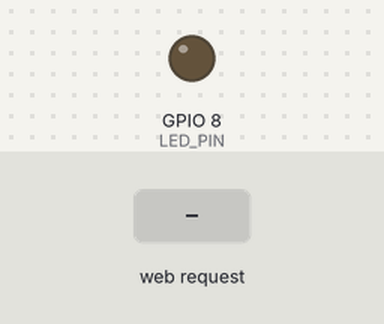
Recording of a sketch running on a simulated ESP32-S3. Parts: output pins drawn as LEDs (lit = HIGH). The test bench sets the inputs (shaded band). WiFi joins after 1.5 s; servers stay silent unless stated; what the sketch prints to the serial monitor is not drawn.

Above: at 4.7 s.
4.8 s: HTTP request GET /H received
At 5.9 s:
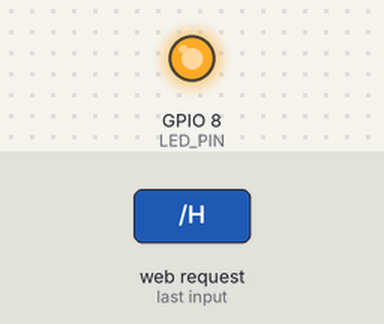
6.3 s: HTTP request GET /L received
At 7.0 s:
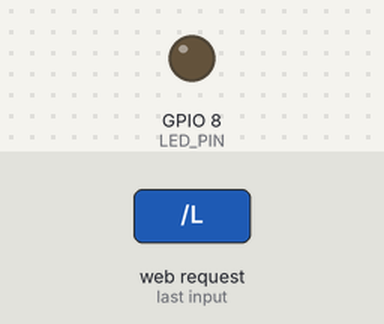
Timing chart, 0 to 9.3 s (numbered marks = the images above; inputs shaded):
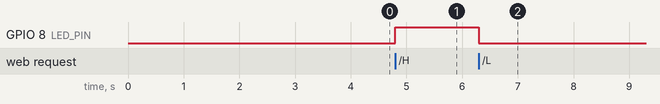

Measured:
- after the input at 4.8 s, GPIO 8 (LED_PIN): LOW → HIGH at once
- after the input at 6.3 s, GPIO 8 (LED_PIN): HIGH → LOW at once

The sketch:

Lolin32_SimpleWiFiServer.ino
```cpp
/*
 WiFi Web Server LED Blink

 A simple web server that lets you blink an LED via the web.
 This sketch will print the IP address of your WiFi Shield (once connected)
 to the Serial monitor. From there, you can open that address in a web browser
 to turn on and off the LED on pin 5.

 If the IP address of your shield is yourAddress:
 http://yourAddress/H turns the LED on
 http://yourAddress/L turns it off

 This example is written for a network using WPA2 encryption. For insecure
 WEP or WPA, change the Wifi.begin() call and use Wifi.setMinSecurity() accordingly.

 Circuit:
 * WiFi shield attached
 * LED attached to pin 5

 created for arduino 25 Nov 2012
 by Tom Igoe

ported for sparkfun esp32
31.01.2017 by Jan Hendrik Berlin

 */

#include <Arduino.h>
#include <WiFi.h>

// ---------- WiFi ----------
const char* ssid = "ASUS_98_2G";
const char* password = "LiDoDa#959285$";
//#define LED_PIN 22
#define LED_PIN 8

NetworkServer server(80);

void setup() {
  int inByte = 0;        // incoming serial byte
  Serial.begin(115200);

  delay(2000);
  pinMode(LED_PIN, OUTPUT);  // set the LED pin mode

  delay(10);

  // We start by connecting to a WiFi network

  Serial.println();
  Serial.println();
  Serial.print("Connecting to ");
  Serial.println(ssid);

  int nr = 500;

  for(int i = 0; i < nr; i++) {
    bool connected = false;
    WiFi.begin(ssid, password);
    unsigned long ts = millis();

    while (millis() - ts < 5000) {
      if (WiFi.status() == WL_CONNECTED) {
        connected = true;
        break;
      }
      delay(500);
      Serial.print(i);
      Serial.print(".");
    }

    if (connected)
      break;
    else {
      WiFi.reconnect();
      delay(2000);
    }


  }

  Serial.println("");
  Serial.println("WiFi connected.");
  Serial.println("IP address: ");
  Serial.println(WiFi.localIP());

  server.begin();
}

void loop() {
  NetworkClient client = server.accept();  // listen for incoming clients

  if (client) {                     // if you get a client,
    Serial.println("New Client.");  // print a message out the serial port
    String currentLine = "";        // make a String to hold incoming data from the client
    while (client.connected()) {    // loop while the client's connected
      if (client.available()) {     // if there's bytes to read from the client,
        char c = client.read();     // read a byte, then
        Serial.write(c);            // print it out the serial monitor
        if (c == '\n') {            // if the byte is a newline character

          // if the current line is blank, you got two newline characters in a row.
          // that's the end of the client HTTP request, so send a response:
          if (currentLine.length() == 0) {
            // HTTP headers always start with a response code (e.g. HTTP/1.1 200 OK)
            // and a content-type so the client knows what's coming, then a blank line:
            client.println("HTTP/1.1 200 OK");
            client.println("Content-type:text/html");
            client.println();

            // the content of the HTTP response follows the header:
            client.print("Click <a href=\"/H\">here</a> to turn the LED on pin 5 on.<br>");
            client.print("Click <a href=\"/L\">here</a> to turn the LED on pin 5 off.<br>");

            // The HTTP response ends with another blank line:
            client.println();
            // break out of the while loop:
            break;
          } else {  // if you got a newline, then clear currentLine:
            currentLine = "";
          }
        } else if (c != '\r') {  // if you got anything else but a carriage return character,
          currentLine += c;      // add it to the end of the currentLine
        }

        // Check to see if the client request was "GET /H" or "GET /L":
        if (currentLine.endsWith("GET /H")) {
          digitalWrite(LED_PIN, HIGH);  // GET /H turns the LED on
        }
        if (currentLine.endsWith("GET /L")) {
          digitalWrite(LED_PIN, LOW);  // GET /L turns the LED off
        }
      }
    }
    // close the connection:
    client.stop();
    Serial.println("Client Disconnected.");
  }
}
```
